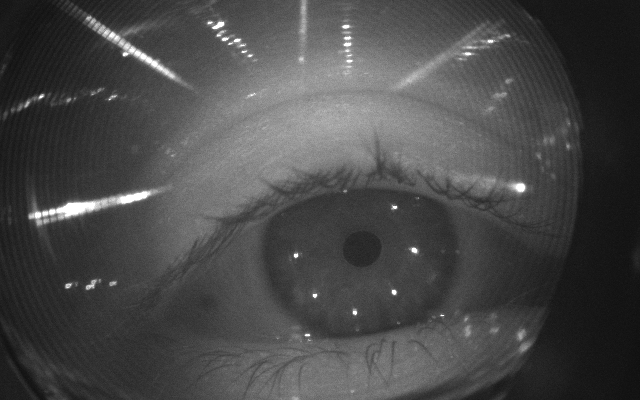
#> input picture images/21.png, 640 x 400 px
$ jupyter execute --allow-errors evaluation_nb.ipynb
#> lines starting #> are read from the running program, lines starting #| are printed output that depends on the picture; after the words box and inside, x2 and y2 are one past the last pixel; in counts of white or black regions, pixels touching at a corner belong together
### utils/detection.py
import cv2
import matplotlib.pyplot as plt
import numpy as np

# [28 lines left out: functions get_largest_detection, crop_image, morphological_reconstruction, not called in this run]

def remove_overlapping_circles(circles):
    """Remove overlapping circles and keep the ones with the highest accumulator values."""
    if circles is None:
        return None

    circles = sorted(circles, key=lambda x: -x[2])  # Sort by radius (largest first)
    valid_circles = []
    for circle in circles[0]:
        #print(circle[0])
        x, y, r = circle
        overlapping = False
        for valid_circle in valid_circles:
            vx, vy, vr = valid_circle
            dist = np.sqrt((x - vx)**2 + (y - vy)**2)
            if dist < r + vr:  # Overlapping condition
                overlapping = True
                break
        if not overlapping:
            valid_circles.append(circle)
    return valid_circles

# [34 lines left out: functions extract_circle_opencv, approximate_pupil_circle, calculate_circularity, not called in this run]

### utils/segmentation.py
import matplotlib.pyplot as plt
import cv2
import numpy as np
from utils.detection import remove_overlapping_circles, calculate_circularity

# [86 lines left out: functions detect_iris, detect_pupil_with_circle, not called in this run]

def detect_pupil_edge_and_dilation(gray, binary_mask, iris_center, iris_radius):
    # Create a circular mask based on the detected iris
    mask_shape = binary_mask.shape
    iris_mask = np.zeros(mask_shape, dtype=np.uint8)
    cv2.circle(iris_mask, iris_center, iris_radius, 255, thickness=-1)
    # Apply the iris mask to the binary mask
    masked_binary = cv2.bitwise_and(binary_mask, iris_mask)
    # Apply histogram equalization
    clahe = cv2.createCLAHE(clipLimit=2.0, tileGridSize=(8, 8))
    masked_binary = clahe.apply(masked_binary)
    # Detect edges
    edges = cv2.Canny(masked_binary, threshold1=600, threshold2=400)# 130 200
    kernel = np.ones((5,5),np.uint8)
    # Dilation to make edges more visible
    edges = cv2.dilate(edges,kernel,iterations = 1)
    # Detect pupil circle
    circles = cv2.HoughCircles(edges,
                               cv2.HOUGH_GRADIENT,
                               dp=1,
                               minDist=30,
                               param1=10,
                               param2=3+10,
                               minRadius=5,
                               maxRadius=100)

    # Step 7: Draw detected circles (iris)
    if circles is not None:
        #circles = remove_overlapping_circles(circles)
        circles = np.uint16(np.around(circles))
        for i in circles[0]:
            pupil_center = (i[0], i[1])
            pupil_radius = i[2]
            cv2.circle(gray, (i[0], i[1]), i[2], (0, 0, 255), 2)
        print("Pupil detected.")
    else:
        print("No pupil detected.")
        return
    return gray, pupil_center, pupil_radius

# [6 lines left out: function bounding_box_segmentation, not called in this run]

### utils/evaluation.py
import numpy as np
from sklearn.metrics import jaccard_score, f1_score


def calculate_metrics(pred_mask, gt_mask):
    "Returns the calculated metrics IoU, Dice, Accuracy."
    pred_flat = pred_mask.flatten()
    gt_flat = gt_mask.flatten()

    # Intersection over Union
    iou = jaccard_score(gt_flat, pred_flat, average='binary')
    # Dice coefficient
    dice = f1_score(gt_flat, pred_flat,average='binary')
    # Pixel Accuracy
    pixel_accuracy = np.sum(pred_mask == gt_mask) / gt_mask.size

    return {"IOU": iou, 'dice': dice, 'acc': pixel_accuracy}

def evaluate_segmentation(pred_mask, gt_mask ):
    "Returns metrics calculated for each class."
    class_names = {
        0: 'Background',
        1: 'Sclera',
        2: 'Iris',
        3: 'Pupil'}

    class_labels = [0, 1, 2, 3]
    metrics_per_class = {}
    for class_label in class_labels:
        pred_binary = (pred_mask == class_label).astype(np.uint8)
        gt_binary = (gt_mask ==class_label).astype(np.uint8)

        metrics = calculate_metrics(pred_binary, gt_binary)
        metrics_per_class[f'{class_names[class_label]}'] = metrics

    print("Segmentation metrics per class:")
    for class_label, metrics in metrics_per_class.items():
        print(f"{class_label}:")
        for metric, value in metrics.items():
            print(f"  {metric}: {value:.4f}")

    return metrics_per_class

### evaluation_nb.ipynb
### Loading

[cell 1]
import cv2
import numpy as np
import matplotlib.pyplot as plt
from utils.segmentation import detect_iris, detect_pupil_edge_and_dilation, bounding_box_segmentation
from utils.evaluation import evaluate_segmentation

[cell 2]
import torch
import torchvision.transforms as T
from segment_anything import SamPredictor, sam_model_registry
import SimpleITK as sitk

[cell 3]
image = cv2.imread("images/21.png")
#> image is the input picture: shape (400, 640, 3); min 13, max 255, mean 72.7
img_gt = np.load("images/21.npy")
#> (reads images/21.npy from the repository)

[cell 4]
from utils.detection import remove_overlapping_circles

### Iris and pupil detection

[cell 5]
def detect_iris(image):
    # Step 1: Read the input image
    gray = cv2.cvtColor(image, cv2.COLOR_BGR2GRAY)
    # Step 3: Apply CLAHE (Contrast Limited Adaptive Histogram Equalization) for illumination normalization
    clahe = cv2.createCLAHE(clipLimit=2.0, tileGridSize=(8, 8))
    gray = clahe.apply(gray)

    # Step 4: Apply Gaussian blurring to reduce noise
    blurred = cv2.GaussianBlur(gray, (9, 9), 2)

    # Step 5: Perform Canny edge detection
    edges = cv2.Canny(blurred, threshold1=50, threshold2=10)#150
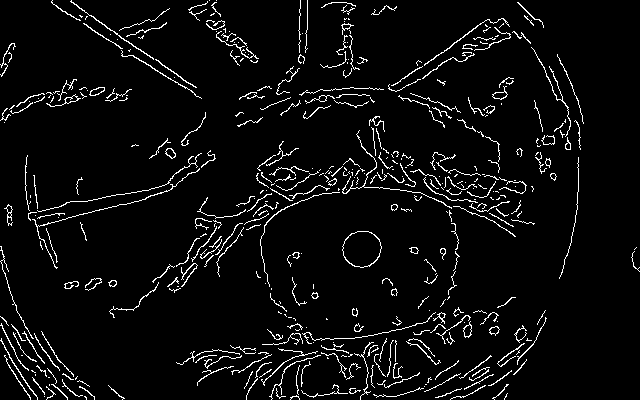
#> edges: shape (400, 640); 5% white in thin lines or dots

    # Step 6: Detect circles using HoughCircles
    circles = cv2.HoughCircles(edges,
                               cv2.HOUGH_GRADIENT,
                               dp=1,
                               minDist=30,
                               param1=100,
                               param2=30,
                               minRadius=20,
                               maxRadius=100)
#> circles = 30 rows, first 8: [360.5, 251.5, 97.2], [465.5, 114.5, 95], [316.5, 269.5, 97.2], [291.5, 295.5, 99.4], [458.5, 144.5, 85.1], [453.5, 292.5, 99.4], [283.5, 264.5, 96.1], [495.5, 109.5, 78.4]
    circles = remove_overlapping_circles(circles)
#> in remove_overlapping_circles, `circles = sorted(circles, key=lambda x: -x[2])`: circles = 1 item
#> the loop in remove_overlapping_circles, `for circle in circles[0]:` made 30 passes
#> (x, y, r) on passes 1 to 12: (360.5, 251.5, 97.2), (465.5, 114.5, 95), (316.5, 269.5, 97.2), (291.5, 295.5, 99.4), (458.5, 144.5, 85.1), (453.5, 292.5, 99.4), (283.5, 264.5, 96.1), (495.5, 109.5, 78.4), (335.5, 140.5, 52.1), (413.5, 271.5, 99.4), (246.5, 296.5, 66.3), (422.5, 155.5, 56.5)
#> after the loop in remove_overlapping_circles, `for circle in circles[0]:`: valid_circles = [[360.5, 251.5, 97.2], [495.5, 109.5, 78.4], [297.5, 395.5, 56.3], [459.5, 352.5, 35.8]]
#> circles has the same summary as valid_circles in remove_overlapping_circles
    # Step 7: Draw detected circles (iris) on the original image
    if circles is not None:
        circles = np.uint16(np.around(circles))
#> circles = [[360, 252, 97], [496, 110, 78], [298, 396, 56], [460, 352, 36]]
        rr = [r for _, _, r in circles]
#> rr = [97, 78, 56, 36]
        index = np.argmax(rr)
#> index = 0
        circle = circles[index]
#> circle = [360, 252, 97]
        circles = [circle]
#> circles = [[360, 252, 97]]
        for i in circles: #[0, :]
            # Draw the outer circle
            cv2.circle(gray, (i[0], i[1]), i[2], (255, 0, 0), 2)
            # Save the iris center for pupil detection
            iris_center = (i[0], i[1])
            iris_radius = i[2]
#> this loop made 1 pass
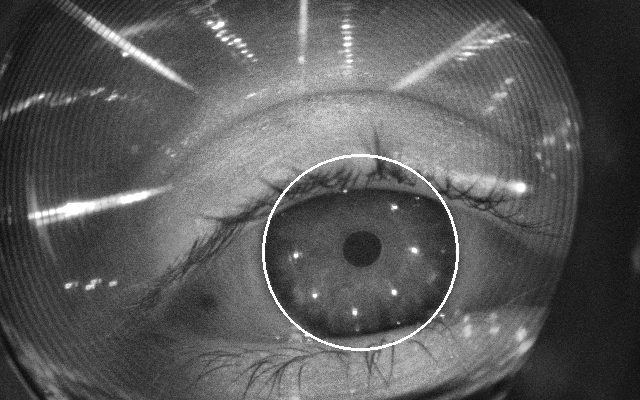
#> gray: shape (400, 640); min 12, max 255, mean 89.8
        print("Iris detected successfully.")
    else:
        print("No iris detected.")
        return


    return gray, blurred, edges, iris_center, iris_radius

[cell 6]
gray, blurred, edges, iris_center, iris_radius = detect_iris(image)
#> iris_center = (360, 252); iris_radius = 97

[cell 7]
plt.imshow(gray)
plt.show()

[cell 8]
_, binary_mask = cv2.threshold(image[:,:,2], 45, 100, cv2.THRESH_BINARY_INV)
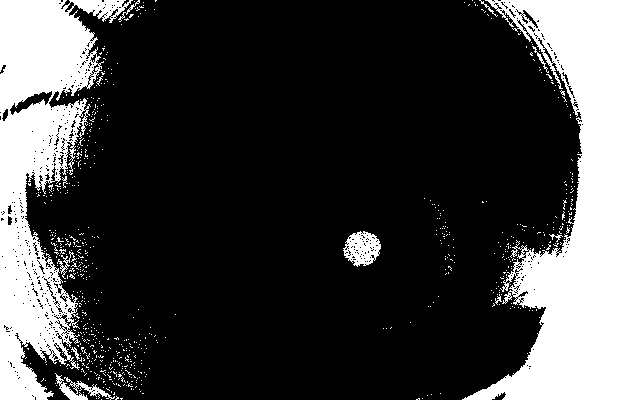
#> binary_mask: shape (400, 640); values 0 (black) and 100 (white), 25.5% white; 697 white regions (684 under 20 px), largest, box (x1, y1, x2, y2) and area: (462, 0, 640, 400) 37821, (0, 0, 133, 400) 24233, (343, 231, 381, 267) 859
gray, pupil_center, pupil_radius = detect_pupil_edge_and_dilation(gray, binary_mask, iris_center, iris_radius)
#> in detect_pupil_edge_and_dilation, `cv2.circle(iris_mask, iris_center, iris_radius, 255, thickness=-1)`: iris_mask: shape (400, 640); 11.5% white; 1 white region, box (x1, y1, x2, y2) and area: (263, 155, 458, 350) 29525
#> in detect_pupil_edge_and_dilation, `masked_binary = cv2.bitwise_and(binary_mask, iris_mask)`: masked_binary: shape (400, 640); values 0 (black) and 100 (white), 0.36% white; 54 white regions (53 under 20 px), largest, box (x1, y1, x2, y2) and area: (343, 231, 381, 267) 859
#> in detect_pupil_edge_and_dilation, `edges = cv2.Canny(masked_binary, threshold1=600, threshold2=400)# 130 ..`: edges: shape (400, 640); 0.05% white in thin lines or dots, all inside (x1, y1, x2, y2) = (343, 231, 381, 267)
#> in detect_pupil_edge_and_dilation, `edges = cv2.dilate(edges,kernel,iterations = 1)`:
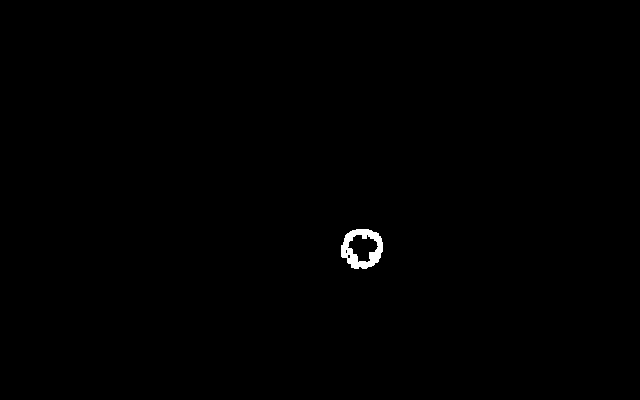
#> edges: shape (400, 640); 0.33% white; 1 white region, box (x1, y1, x2, y2) and area: (341, 229, 383, 269) 847
#> in detect_pupil_edge_and_dilation, `circles = cv2.HoughCircles(edges, cv2.HOUGH_GRADIENT, dp=1, minDist=30..`: circles = [[364.5, 249.5, 17.3]]
#> in detect_pupil_edge_and_dilation, `circles = np.uint16(np.around(circles))`: circles = [[364, 250, 17]]
#> the loop in detect_pupil_edge_and_dilation, `for i in circles[0]:` made 1 pass
#> after the loop in detect_pupil_edge_and_dilation, `for i in circles[0]:`:
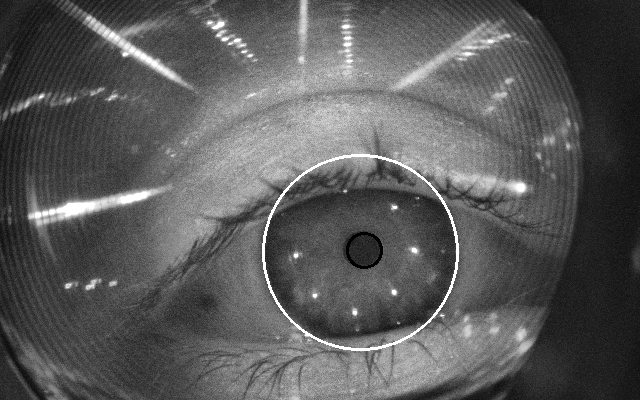
#> gray: shape (400, 640); 0.13% of pixels changed, all inside (x1, y1, x2, y2) = (346, 232, 383, 269)
#> pupil_center = (364, 250); pupil_radius = 17
plt.imshow(gray)
plt.show()

### Histogram visualization

[cell 9]
#b, bins, patches = plt.hist(image.flatten(), 255)
#plt.xlim([0,255])
#plt.show()
gray = cv2.cvtColor(image, cv2.COLOR_BGR2GRAY)
clahe = cv2.createCLAHE(clipLimit=2.0, tileGridSize=(8, 8))
image = clahe.apply(gray)
image = cv2.cvtColor(image, cv2.COLOR_GRAY2RGB)
#b, bins, patches = plt.hist(image.flatten(), 255)
#plt.xlim([0,255])
#plt.show()

### Sclera Segmentation with Segment Anything model

[cell 10]
# Load the SAM model
model_type = "vit_b"
model_path = "models/sam_vit_b_01ec64.pth"

#> (the rest of this cell did not finish here and is left out)

[cell 11]
def sclera_segmentation(image, predictor):
    # Define foreground points
    point_coords = np.array([[250, 310], [500, 250], [250, 250]])
    point_labels = np.array([1, 1, 1])

    # Background points
    background_coords = np.array([[350,150], [350, 370],[150,350]])  # Outside the sclera
    background_labels = np.array([0, 0, 0])

    # Combine the points
    point_coords = np.concatenate((point_coords, background_coords), axis=0)
    point_labels = np.concatenate((point_labels, background_labels), axis=0)

    masks, scores, logits = predictor.predict(
    point_coords=point_coords,
    point_labels=point_labels,
    multimask_output=False  # Generate multiple segmentation masks
    )
    best_mask_index = np.argmax(scores)  # Choose the mask with the highest score
    sclera_mask = masks[best_mask_index]
    print('Number of masks found', len(masks))
    ### Bounding Box input
    # Estimate eye location (you may need to adjust these values)
    # h, w = image.shape[:2]
    # box = np.array([100, 600, 150, 350]) #[w*0.2, h*0.2, w*0.8, h*0.8])
    # masks, _, _ = predictor.predict(box=box[None, :], multimask_output=False)
    return sclera_mask

[cell 12]
gray_image = cv2.cvtColor(image, cv2.COLOR_RGB2GRAY)
# Apply histogram equalization
enhanced_image = cv2.equalizeHist(gray_image)
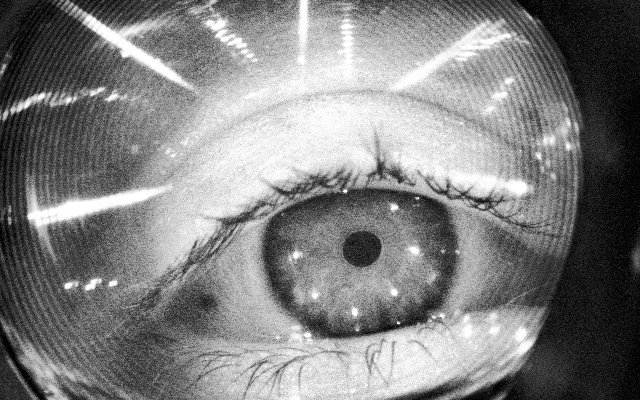
#> enhanced_image: shape (400, 640); min 0, max 255, mean 128.4
# Convert the grayscale image back to a 3-channel image
enhanced_image_rgb = cv2.cvtColor(enhanced_image, cv2.COLOR_GRAY2RGB)
#> (the rest of this cell did not finish here and is left out)

[cell 13]
# Filter out contours inside the iris region
iris_mask = np.zeros_like(gray)
cv2.circle(iris_mask, iris_center, iris_radius, 255, thickness=-1)
# Apply the iris mask to the binary mask
no_iris_mask = cv2.bitwise_not(iris_mask)
no_iris_image = cv2.bitwise_and(gray, no_iris_mask)
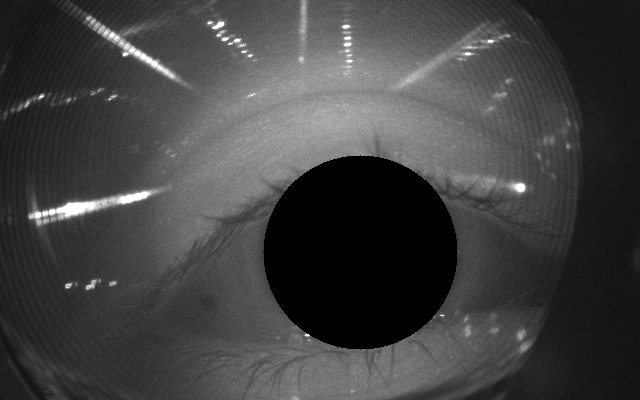
#> no_iris_image: shape (400, 640); min 0, max 255, mean 64.9
#> (the rest of this cell did not finish here and is left out)

### Segmentation result and evaluation

[cell 14]
pred_img_shape = gray.shape
#> pred_img_shape = (400, 640)
pred_img = np.zeros(pred_img_shape, dtype=np.uint8)
cv2.circle(pred_img, iris_center, iris_radius, 2, thickness=-1)
cv2.circle(pred_img, pupil_center, pupil_radius, 3, thickness=-1)
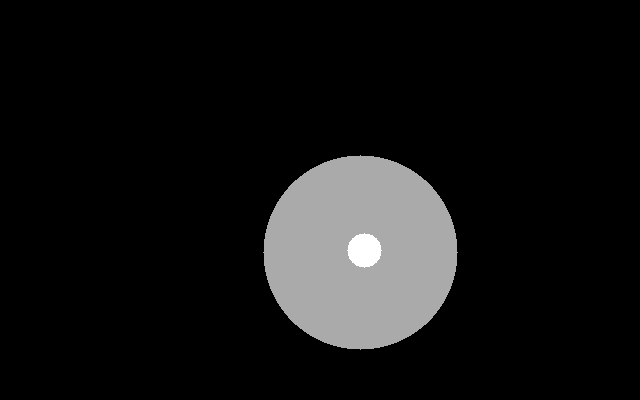
#> pred_img: shape (400, 640); min 0, max 3, mean 0.234; drawn with min black and max white
#> (the rest of this cell did not finish here and is left out)

[cell 15]
from collections import Counter
flat_img = pred_img.flatten()
coun = Counter(flat_img)
#> coun = {0: 226475, 2: 28624, 3: 901}
coun
#> Out = {0: 226475, 2: 28624, 3: 901}

[cell 16]
metrics = evaluate_segmentation(pred_img, img_gt)
#> the loop in evaluate_segmentation, `for class_label in class_labels:` made 4 passes
#> (iou in calculate_metrics, dice in calculate_metrics, pixel_accuracy in calculate_metrics) on passes 1 to 4: (0.903, 0.949, 0.912), (0, 0, 0.932), (0.789, 0.882, 0.976), (0.774, 0.873, 0.999)
#> pass 1, in evaluate_segmentation, `gt_binary = (gt_mask ==class_label).astype(np.uint8)`:
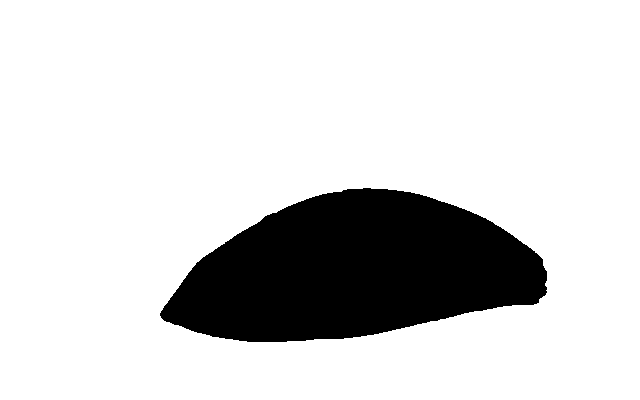
#> gt_binary: shape (400, 640); values 0 (black) and 1 (white), 83.9% white; 1 black region, box (x1, y1, x2, y2) and area: (160, 188, 547, 342) 41239
#> after the loop in evaluate_segmentation, `for class_label in class_labels:`:
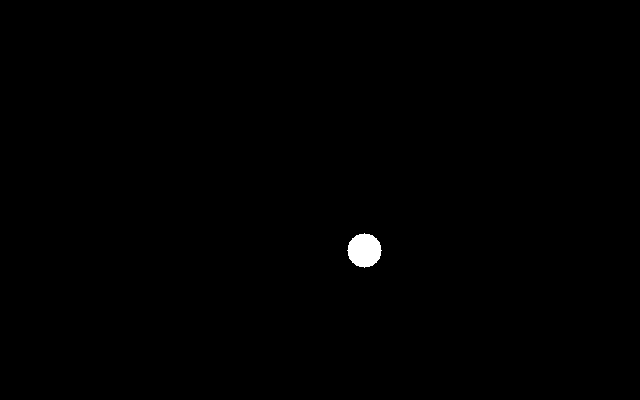
#> pred_binary: shape (400, 640); values 0 (black) and 1 (white), 0.35% white; 1 white region, box (x1, y1, x2, y2) and area: (347, 233, 382, 268) 901
#> after the loop in evaluate_segmentation, `for class_label in class_labels:`: metrics_per_class = 4 items
#> the loop in evaluate_segmentation, `for class_label, metrics in metrics_per_class.items():` made 4 passes
#> (printed output is left out)
#> metrics = 4 items
